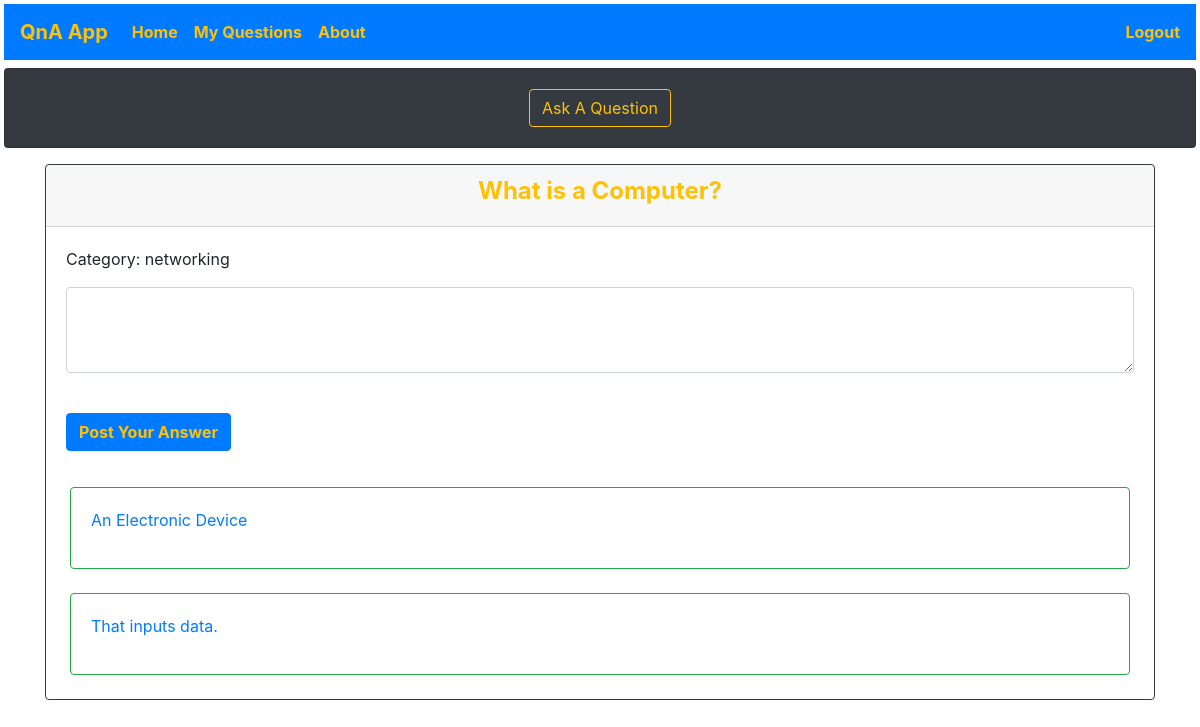
Page /viewaquestion/1/ (signed in) on the earlier database version.
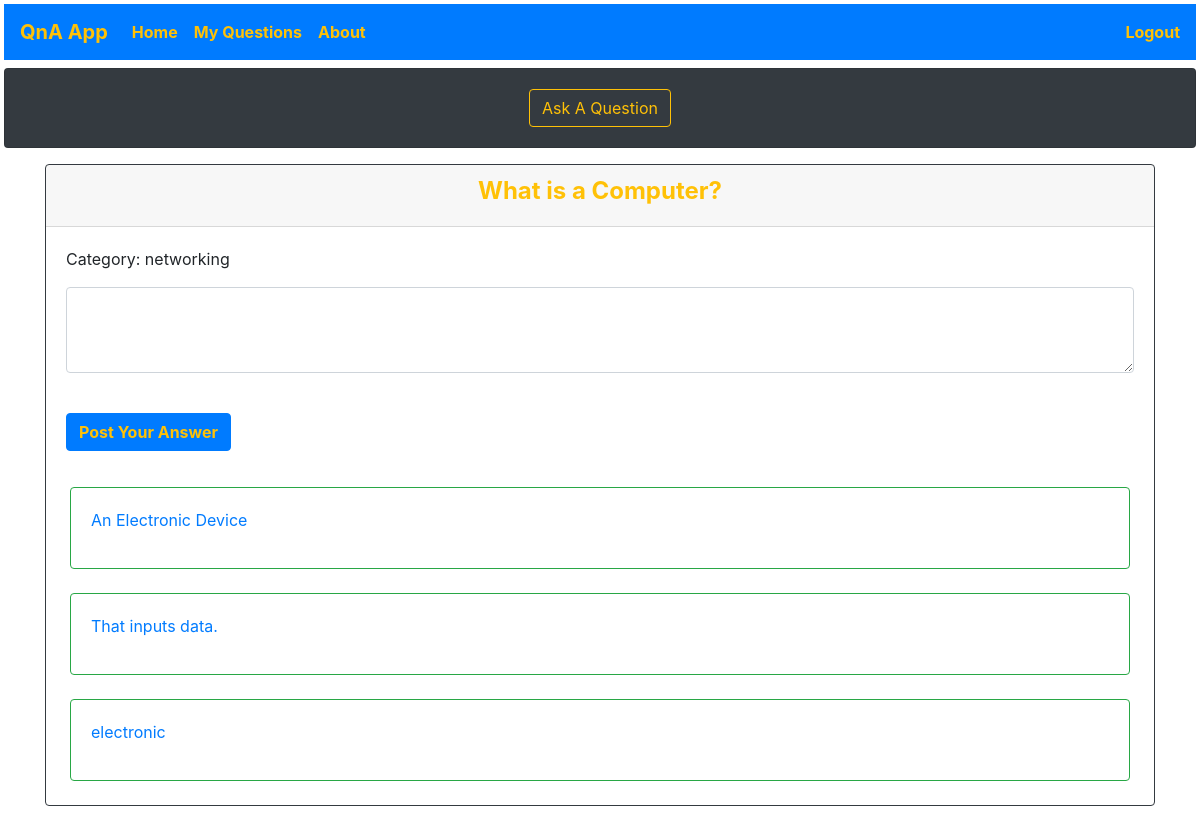
Same page on the later database version.
### models.py (models this page shows)
class Answer(db.Model):
    id = db.Column(db.Integer, primary_key=True)
    answer_text = db.Column(db.Text, nullable=False)
    for_question_id = db.Column(db.Integer, db.ForeignKey('question.id'))

### app.py (the view, shortened to what this page needs)
@app.route('/viewaquestion/<int:question_id>/', methods=['GET', 'POST'])
@login_required
def view(question_id):
    question = Question.query.filter_by(id=question_id).first()
    answers = Answer.query.filter_by(for_question_id=question_id).all()
    return render_template('view.html', question=question, answers=answers)

### app.py (called while the page is built)
@login_manager.user_loader
def load_user(user_id):
    return User.query.get(user_id)

### templates/view.html
{% extends "base.html" %}
{% block content %}
<div class="container">
  <div class="card my-3 border-dark">
    <div class="card-header text-warning">
      <h4><b><center>{{ question.question_text }}</center></b></h4>
    </div>
    <div class="card-body">
      <form action="{{ url_for('view', question_id=question.id) }}" method="post">
        <div class="form-group">
        <div class="form-group">
          <p>Category: {{ question.category }}</p>
          <textarea name="answerText" class="form-control" rows="3"></textarea>
        </div>
        <br />
        <button type="submit" class="btn btn-primary text-warning"><b>Post Your Answer</b></button>
      </form>
    </div>
  </div>
  {% for answer in answers %}
  <div class="card mx-4 border-success">
    <div class="card-body">
      <a href="{{url_for('view',question_id = question.id)}}">
        <p>{{ answer.answer_text }}</p>
      </a>
    </div>
  </div>
  <br>
  {% endfor %}
  </div>
{% endblock %}

Differences in the rows shown:
added Answer: answer_text "electronic"
